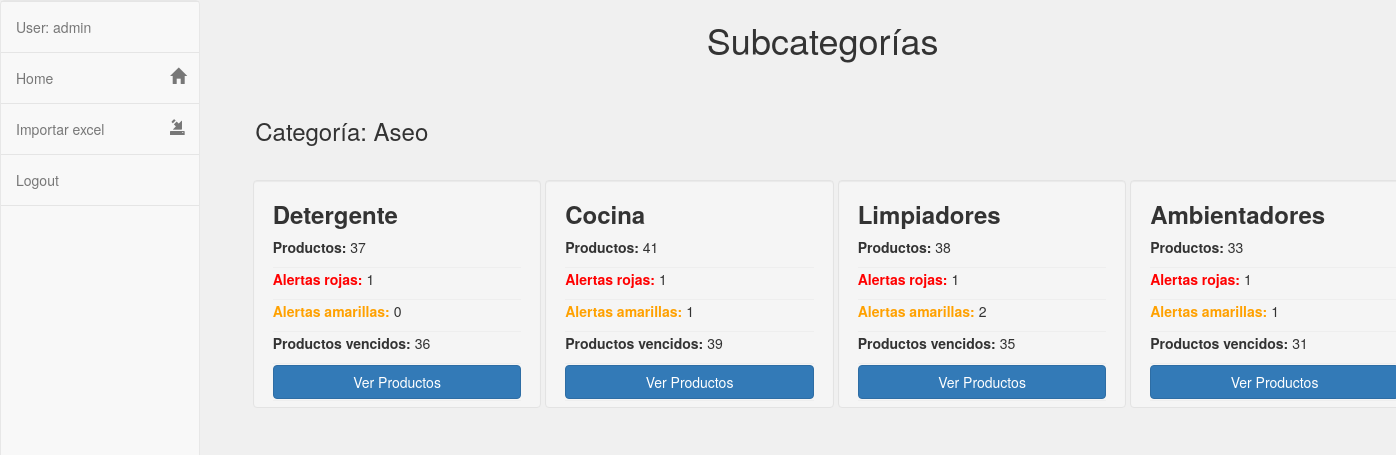
/catalog/2 (signed in), run on the app's committed database.
### catalog/models.py (models this page shows, shortened)
class Category(models.Model):
    name = models.CharField(
        max_length=200,
        help_text="Ingresa la categoría"
        )

class SubCategory(models.Model):
    name = models.CharField(max_length=200, help_text="Ingresa la sub-categoría")
    category = models.ForeignKey('Category', on_delete=models.SET_NULL, null=True)

### catalog/views.py (the view)
# urls.py: path('<int:category_id>',views.subcategories,name='subcategories'),
@login_required
def subcategories(request, category_id):
	category = Category.objects.get(pk=category_id)
	num_products_red_alert = {}
	num_products_yellow_alert = {}
	num_expired_products = {}
	for subcategory in category.subcategory_set.all():
		contador_products_red_alert = 0
		contador_products_yellow_alert = 0
		contador_expired_products = 0
		for product in subcategory.product_set.all():
			if product.alert == product.RED_ALERT:
				contador_products_red_alert += 1
			elif product.alert == product.YELLOW_ALERT:
				contador_products_yellow_alert += 1
			else:
				contador_expired_products += 1
		num_products_red_alert[subcategory.id] =  contador_products_red_alert
		num_products_yellow_alert[subcategory.id] =  contador_products_yellow_alert
		num_expired_products[subcategory.id] =  contador_expired_products
	context = {
		'num_products_red_alert': num_products_red_alert,
		'num_products_yellow_alert': num_products_yellow_alert,
		'num_expired_products': num_expired_products,
		'category': category,
	}
	return render(request, 'catalog/subcategories.html', context=context)

### catalog/models.py (called while the page is built)
    @property
    def alert(self):
        expiration_red = self.expiration_date - timedelta(days=30)
        expiration_yellow = self.expiration_date - timedelta(days=60)
        current_date = datetime.datetime.now().date()
        if current_date >= self.expiration_date:
            return self.EXPIRED_PRODUCT
        elif current_date >= expiration_red:
            return self.RED_ALERT
        elif current_date >= expiration_yellow:
            return self.YELLOW_ALERT

### catalog/templates/catalog/subcategories.html
{% extends "base_generic.html" %}
{% block content %}
<div class="container">
  <div class="row pricing">
    <h1 class="title" style=" ">Subcategorías </h1>
    <h3 class="subcategories_second_title" >Categoría:  {{category.name}} </h3>
    {% for subcategory in category.subcategory_set.all %}
        <div class="col-md-3">
          <div class="well well_class">
            <h3><b>{{ subcategory.name }}</b></h3>
            <p><b>Productos:</b>  {{subcategory.product_set.all.count}} </p>
            <hr class="linea_separated">
            {% for subcategori_id, num_products_red_alert in num_products_red_alert.items %}
              {% if subcategory.id == subcategori_id %}
                <p>
                  <b class="alerta_roja" style="">Alertas rojas:</b> {{num_products_red_alert}}
                </p>
              {% endif %}
            {% endfor %}
            <hr class="linea_separated">
            {% for subcategori_id, num_products_yellow_alert in num_products_yellow_alert.items %}
              {% if subcategory.id == subcategori_id %}
                <p>
                   <b class="alerta_amarilla" style="">Alertas amarillas:</b> {{num_products_yellow_alert}}
                </p>
              {% endif %}
            {% endfor %}
            <hr class="linea_separated">
            {% for subcategori_id, num_products_expired_products in num_expired_products.items %}
              {% if subcategory.id == subcategori_id %}
                <p>
                   <b>Productos vencidos:</b>  {{num_products_expired_products}}
                </p>
              {% endif %}
            {% endfor %}
            <hr class="linea_separated">
            <a href="{% url 'catalog:products_subcategory' subcategory.id %}" class="btn btn-primary btn-block">Ver Productos </a>
            <hr class="linea_separated">
          </div>
        </div>
    {% endfor %}
  </div>
{% endblock %}

### catalog/templates/base_generic.html (shortened to what this page needs)
<!DOCTYPE html>
<html lang="en">
<head>
  <link href="//maxcdn.bootstrapcdn.com/bootstrap/3.3.0/css/bootstrap.min.css" rel="stylesheet" id="bootstrap-css">
  <link rel="stylesheet" type="text/css" href="https://cdn.datatables.net/1.10.19/css/jquery.dataTables.min.css">
  <link href="https://cdnjs.cloudflare.com/ajax/libs/font-awesome/4.4.0/css/font-awesome.min.css" rel='stylesheet' type='text/css'>
  {% load static %}
   {% block stylesheets %}
   <link rel="stylesheet" href="{% static 'css/base_generic.css' %}">
  <link rel="stylesheet" href="{% static 'css/index.css' %}">
  <link rel="stylesheet" href="{% static 'css/products_subcategory.css' %}">
  <link rel="stylesheet" href="{% static 'css/subcategories.css' %}">
  <link rel="stylesheet" href="{% static 'css/product_detalle.css' %}">
  <link rel="stylesheet" href="{% static 'css/import_data.css' %}">
   {% endblock %}
</head>
<body>
    <div class="row">
      {% block sidebar %}
      {% if user.is_authenticated %}
        <div class="col-sm-2">
          <nav class="navbar navbar-default sidebar" role="navigation">
              <div class="collapse navbar-collapse" id="bs-sidebar-navbar-collapse-1">
                <ul class="nav navbar-nav">
                  <li><a>User: {{ user.get_username }}</a></li>
                  <li ><a href="{% url 'catalog:index' %}">Home<span class="pull-right hidden-xs showopacity glyphicon glyphicon-home"></span></a></li>
                  <li ><a href="{% url 'catalog:import_data' %}">Importar excel<span class="pull-right hidden-xs showopacity glyphicon glyphicon-import"></span></a></li>
                  {% if user.is_authenticated %}
                  <li><a data-toggle="modal" data-target="#exampleModal">Logout</a></li>
                {% else %}
                <li><a href="{% url 'login'%}?next={{request.path}}">Login</a></li>
                {% endif %}
              </ul>
            </div>
          </nav>
        </div>
        {% endif  %}
        {% endblock %}
        <div class="col-sm-10 ">
          {% block content %}{% endblock %}
        </div>
      </div>
    </body>
    </html>

### catalog/static/css/base_generic.css (style rules this page uses)
body,html { height: 100%; background: #F0F0F0 }
.navbar { height: 100vh !important; }
.navbar li a span { font-size:16px; }
nav.sidebar, .main { height: 100vh; -webkit-transition: margin 200ms ease-out; -moz-transition: margin 200ms ease-out; -o-transition: margin 200ms ease-out; transition: margin 200ms ease-out; }
@media (min-width: 765px) { nav.sidebar a { padding-right: 13px; } }
@media (min-width: 765px) { nav.sidebar .navbar-nav > li:first-child { border-top: 1px #e5e5e5 solid; } }
@media (min-width: 765px) { nav.sidebar .navbar-nav > li { border-bottom: 1px #e5e5e5 solid; } }
@media (min-width: 765px) { nav.sidebar .navbar-collapse, nav.sidebar .container-fluid { padding: 0 0px 0 0px; } }
@media (min-width: 765px) { nav.sidebar { width: 200px; height: 100%; float: left; margin-bottom: 0px; } }
@media (min-width: 765px) { nav.sidebar li { width: 100%; } }
@media (min-width: 1330px) { nav.sidebar { margin-left: 0px; float: left; } }

### catalog/static/css/index.css (style rules this page uses)
.title { display: flex; justify-content: center; align-items: center; margin-bottom: 1%; }
.well_class { padding-top: 0 !important; padding-bottom: 5px !important; width: 110%; }
hr { margin-top: 1px !important; margin-bottom: 1px !important }

### catalog/static/css/subcategories.css (style rules this page uses)
.title { display: flex; justify-content: center;align-items: center;margin-bottom: 5%; }
.subcategories_second_title { margin-bottom: 3%; margin-left: 1.5%; }
.linea_separated { margin-top: 1px !important; margin-bottom: 1px !important }
.alerta_roja { color:red }
.alerta_amarilla { color: #FFA100 }
.well_class { padding-top: 0 !important; padding-bottom: 5px !important }

### data on the page
Category: name "Aseo"
SubCategory: name "Detergente", product_set.all.count "37", num_products_red_alert "1", num_products_yellow_alert "0", num_expired_products "36"
SubCategory: name "Cocina", product_set.all.count "41", num_products_red_alert "1", num_products_yellow_alert "1", num_expired_products "39"
SubCategory: name "Limpiadores", product_set.all.count "38", num_products_red_alert "1", num_products_yellow_alert "2", num_expired_products "35"
SubCategory: name "Ambientadores", product_set.all.count "33", num_products_red_alert "1", num_products_yellow_alert "1", num_expired_products "31"

### other printed values
{{ user.get_username }} "admin"
